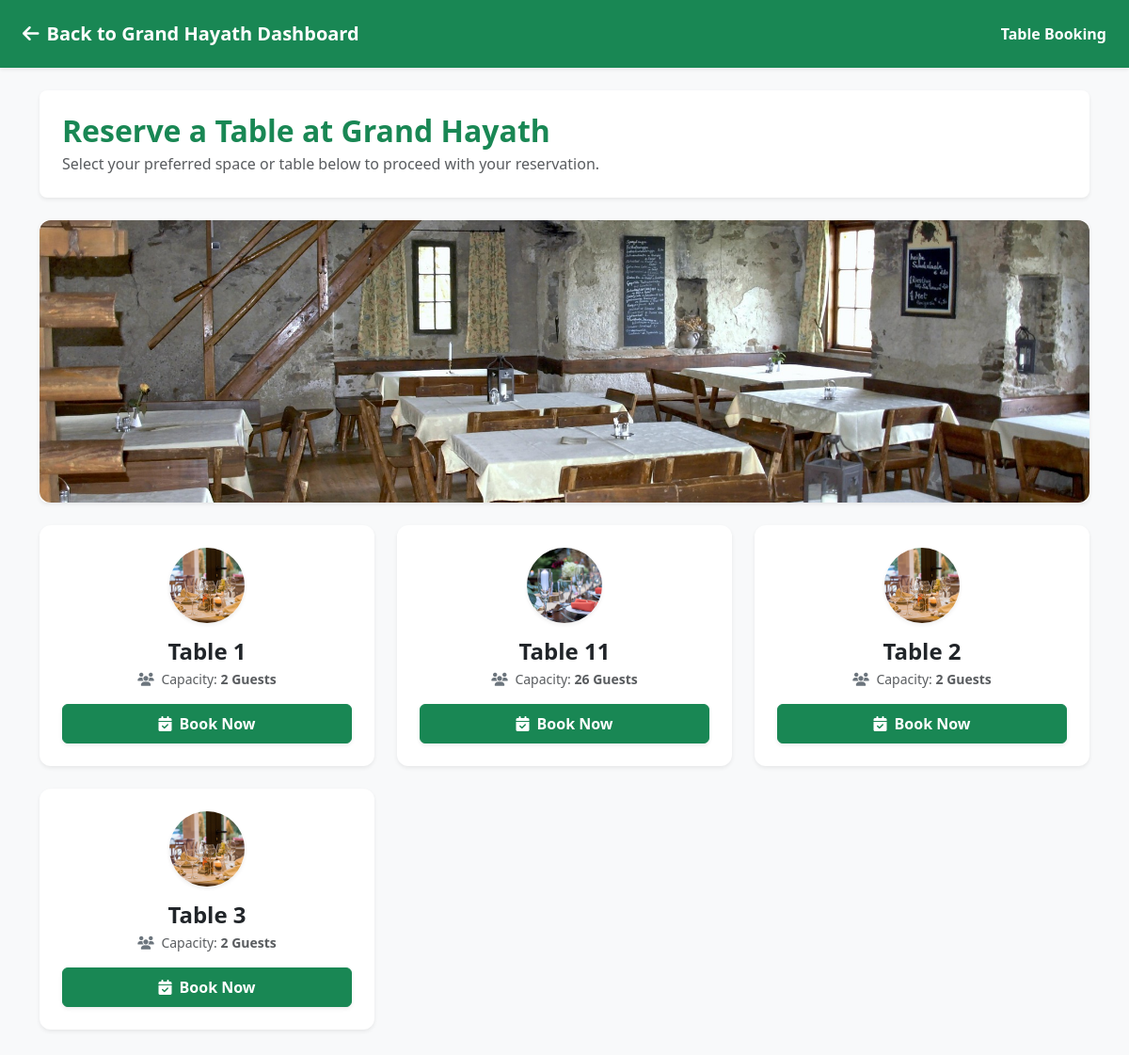
/customer/restaurant/13/table-booking/ (signed in), run on an earlier commit of the app's database.
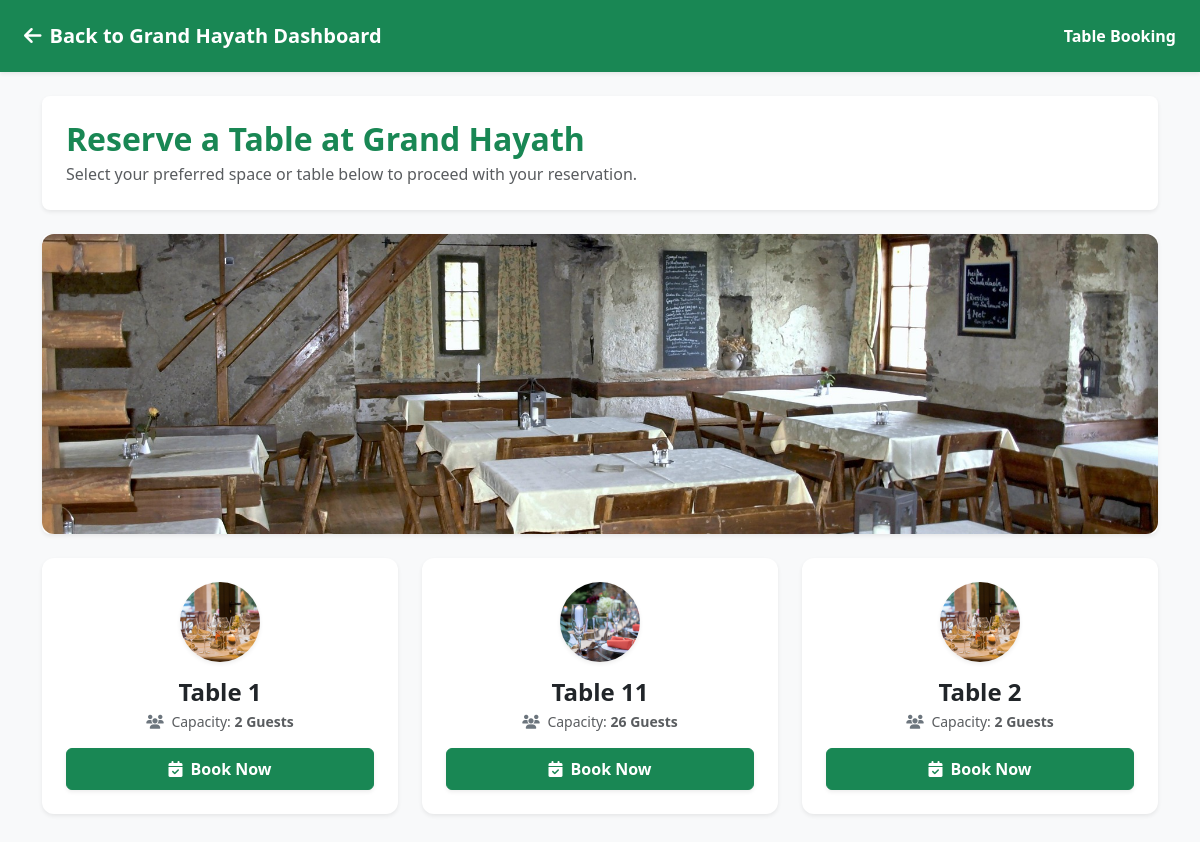
And on a later commit of the database.
### restaurants/models.py (models this page shows, shortened)
class Restaurant(models.Model):
    user = models.OneToOneField(User, on_delete=models.CASCADE, null=True, blank=True)
    business_name = models.CharField(max_length=255)
    slug = models.SlugField(unique=True, blank=True)
    owner_name = models.CharField(max_length=255)
    email = models.EmailField(unique=True)
    phone_number = models.CharField(max_length=20)
    pan_card = models.CharField(max_length=50, blank=True, null=True)
    gst_number = models.CharField(max_length=50, blank=True, null=True)
    fssai_license = models.CharField(max_length=50, blank=True, null=True)
    bank_account = models.CharField(max_length=50, blank=True, null=True)
    ifsc_code = models.CharField(max_length=20, blank=True, null=True)
    pan_document = models.FileField(upload_to='kyc_docs/', blank=True, null=True)
    gst_document = models.FileField(upload_to='kyc_docs/', blank=True, null=True)
    fssai_document = models.FileField(upload_to='kyc_docs/', blank=True, null=True)
    outside_view = models.ImageField(upload_to='restaurant_images/', blank=True, null=True)
    inside_view = models.ImageField(upload_to='restaurant_images/', blank=True, null=True)
    table_images = models.ImageField(upload_to='restaurant_images/', blank=True, null=True)
    room_images = models.ImageField(upload_to='restaurant_images/', blank=True, null=True)
    banquet_images = models.ImageField(upload_to='restaurant_images/', blank=True, null=True)
    rooftop_images = models.ImageField(upload_to='restaurant_images/', blank=True, null=True)
    bar_images = models.ImageField(upload_to='restaurant_images/', blank=True, null=True)
    is_verified = models.BooleanField(default=False)
    is_accepting_orders = models.BooleanField(default=True)
    created_at = models.DateTimeField(auto_now_add=True)

class Space(models.Model):
    SPACE_TYPES = [
        ('table', 'Dining Table'),
        ('room', 'Hotel Room'),
        ('banquet', 'Banquet Hall'),
        ('rooftop', 'Rooftop Space'),
        ('bar', 'Bar Seating'),
    ]
    restaurant = models.ForeignKey(Restaurant, on_delete=models.CASCADE, related_name='spaces')
    name = models.CharField(max_length=100)
    space_type = models.CharField(max_length=50, choices=SPACE_TYPES, default='table')
    capacity = models.PositiveIntegerField(default=4)
    price_per_slot = models.DecimalField(max_digits=8, decimal_places=2, default=0.00)
    image = models.ImageField(upload_to='spaces/', blank=True, null=True)
    is_available = models.BooleanField(default=True)
    description = models.TextField(blank=True)

### restaurants/views.py (the view, shortened to what this page needs)
# urls.py: path('customer/restaurant/<int:restaurant_id>/table-booking/', views.customer_table_booking, name='customer_table_booking'),
@never_cache
@login_required
def customer_table_booking(request, restaurant_id):
    restaurant = get_object_or_404(Restaurant, id=restaurant_id)
    spaces = Space.objects.filter(restaurant=restaurant, space_type='table')
    context = {
        'restaurant': restaurant,
        'spaces': spaces,
    }
    return render(request, 'restaurants/customer_table_booking.html', context)

### templates/restaurants/customer_table_booking.html (shortened to what this page needs)
<!DOCTYPE html>
<html lang="en">
<head>
    <link href="https://cdn.jsdelivr.net/npm/bootstrap@5.3.0/dist/css/bootstrap.min.css" rel="stylesheet">
    <link rel="stylesheet" href="https://cdnjs.cloudflare.com/ajax/libs/font-awesome/6.4.0/css/all.min.css">
</head>
<body class="bg-light">
    <nav class="navbar navbar-dark bg-success shadow-sm py-3">
        <div class="container-fluid px-4">
            <a class="navbar-brand fw-bold text-white text-decoration-none" href="{% url 'customer_restaurant_view' restaurant.id %}">
                <i class="fas fa-arrow-left me-2"></i>Back to {{ restaurant.business_name }} Dashboard
            </a>
            <span class="text-white fw-semibold">Table Booking</span>
        </div>
    </nav>
    <div class="container py-4">
        <div class="card border-0 shadow-sm p-4 mb-4 bg-white rounded-3">
            <h2 class="fw-bold text-success mb-1">Reserve a Table at {{ restaurant.business_name }}</h2>
            <p class="text-muted mb-0">Select your preferred space or table below to proceed with your reservation.</p>
        </div>
        {% if restaurant.inside_view %}
        <div class="card border-0 shadow-sm mb-4 bg-white rounded-3 overflow-hidden">
            <img src="{{ restaurant.inside_view.url }}" class="w-100 restaurant-banner" alt="{{ restaurant.business_name }}">
        </div>
        {% endif %}
        <div class="row g-4 mb-5">
            {% for space in spaces %}
                <div class="col-md-4">
                    <div class="card table-card shadow-sm border-0 p-4 bg-white text-center">
                        {% if space.image %}
                            <img src="{{ space.image.url }}" class="rounded-circle mx-auto mb-3 object-fit-cover shadow-sm" style="width: 80px; height: 80px;" alt="{{ space.name }}">
                        {% else %}
                            <div class="bg-light rounded-circle d-inline-flex p-3 mx-auto mb-3 text-success">
                                <i class="fas fa-chair fa-2x"></i>
                            </div>
                        {% endif %}
                        <h4 class="fw-bold text-dark mb-1">Table {{ space.number|default:space.name }}</h4>
                        <p class="text-muted small mb-3"><i class="fas fa-users me-1 text-secondary"></i> Capacity: <strong>{{ space.capacity|default:4 }} Guests</strong></p>
                        <button class="btn btn-success w-100 py-2 fw-bold shadow-sm" data-bs-toggle="modal" data-bs-target="#tableBookingModal"
                                onclick="openTableModal('{{ space.id }}', '{{ space.number|default:space.name }}', '{{ space.capacity|default:4 }}', '{% if space.image %}{{ space.image.url }}{% endif %}')">
                            <i class="fas fa-calendar-check me-1"></i> Book Now
                        </button>
                    </div>
                </div>
            {% empty %}
                <div class="col-12">
                    <div class="alert alert-warning text-center py-4 border-0 shadow-sm">
                        No tables are currently available for reservation.
                    </div>
                </div>
            {% endfor %}
        </div>
    </div>
</body>
</html>

### templates/restaurants/customer_table_booking.html (style rules this page uses)
.table-card { transition: transform 0.2s; border-radius: 12px; }
.restaurant-banner { height: 300px; object-fit: cover; border-radius: 12px; }

What changed in the data, as far as the page shows it:
removed Space: image (picture), number "3", capacity "2"
